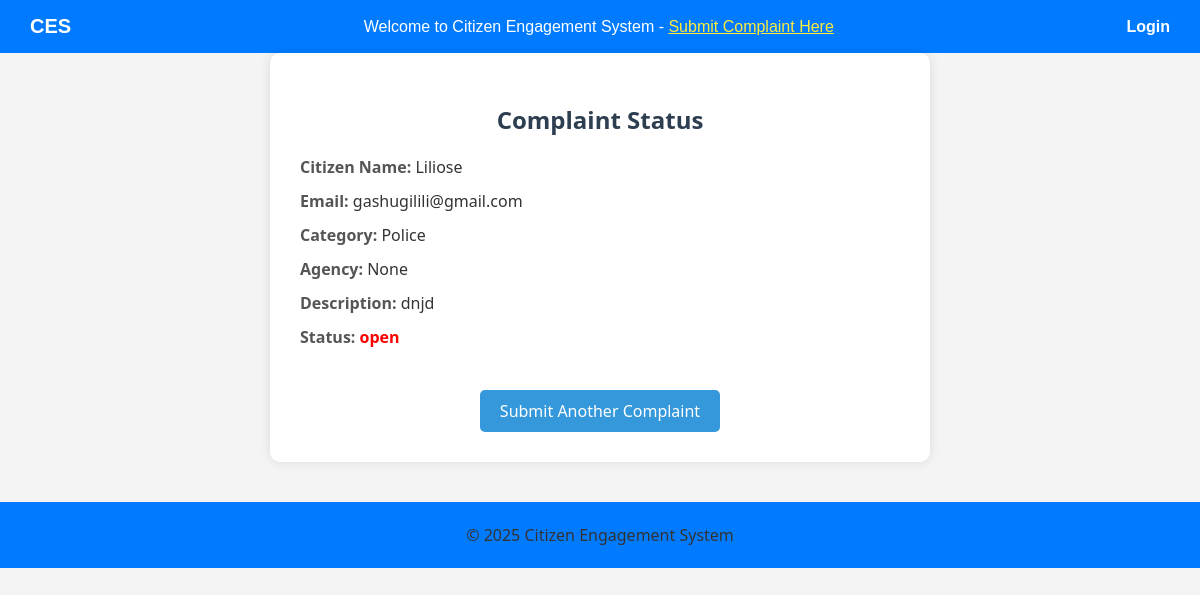
Page /status/1/ on the committed database.
### complaints/models.py (models this page shows, shortened)
class Complaint(models.Model):
    STATUS_CHOICES = [
        ('Open', 'Open'),
        ('In Progress', 'In Progress'),
        ('Resolved', 'Resolved'),
    ]
    citizen_name = models.CharField(max_length=100)
    citizen_email = models.EmailField()
    category = models.CharField(max_length=100)
    description = models.TextField()
    agency = models.ForeignKey('Agency', on_delete=models.SET_NULL, null=True)
    status = models.CharField(max_length=20, choices=STATUS_CHOICES, default='Open')
    response = models.TextField(blank=True, null=True)

### complaints/views.py (the view)
# urls.py: path('status/<int:complaint_id>/', views.complaint_status, name='complaint_status'),
def complaint_status(request, complaint_id):
    complaint = Complaint.objects.get(id=complaint_id)
    return render(request, 'complaints/status.html', {'complaint': complaint})

### complaints/templates/complaints/status.html (shortened to what this page needs)
<!DOCTYPE html>
<html lang="en">
<head>
</head>
<body>
     {% include 'partials/navbar.html' %}
    <div class="container">
        <h2>Complaint Status</h2>
        <p><strong>Citizen Name:</strong> {{ complaint.citizen_name }}</p>
        <p><strong>Email:</strong> {{ complaint.citizen_email }}</p>
        <p><strong>Category:</strong> {{ complaint.category }}</p>
        <p><strong>Agency:</strong> {{ complaint.agency }}</p>
        <p><strong>Description:</strong> {{ complaint.description }}</p>
        <p><strong>Status:</strong>
            <span class="status
                {% if complaint.status == 'Resolved' %}resolved
                {% elif complaint.status == 'In Progress' %}progress
                {% else %}open{% endif %}">
                {{ complaint.status }}
            </span>
        </p>
        <div style="text-align: center;">
            <a href="{% url 'submit_complaint' %}" class="btn">Submit Another Complaint</a>
        </div>
    </div>
    {% include 'partials/footer.html' %}
</body>
</html>

### complaints/templates/complaints/status.html (style rules this page uses)
body { font-family: 'Segoe UI', sans-serif; background: #f4f4f4; padding: 0; margin: 0; }
.container { max-width: 600px; margin: 0 auto; background: #fff; border-radius: 10px; box-shadow: 0 0 12px rgba(0, 0, 0, 0.1); padding: 30px; }
h2 { text-align: center; color: #2c3e50; margin-bottom: 20px; }
p { margin: 12px 0; font-size: 16px; color: #333; }
strong { color: #555; }
.status { font-weight: bold; }
.status.open { color: red; }
.btn { display: inline-block; margin-top: 30px; text-align: center; padding: 10px 20px; background-color: #3498db; color: white; text-decoration: none; border-radius: 5px; }

### rows in the picture
Complaint: citizen_name "Liliose", citizen_email "gashugilili@gmail.com", category "Police", agency "None", description "dnjd", status "open"
